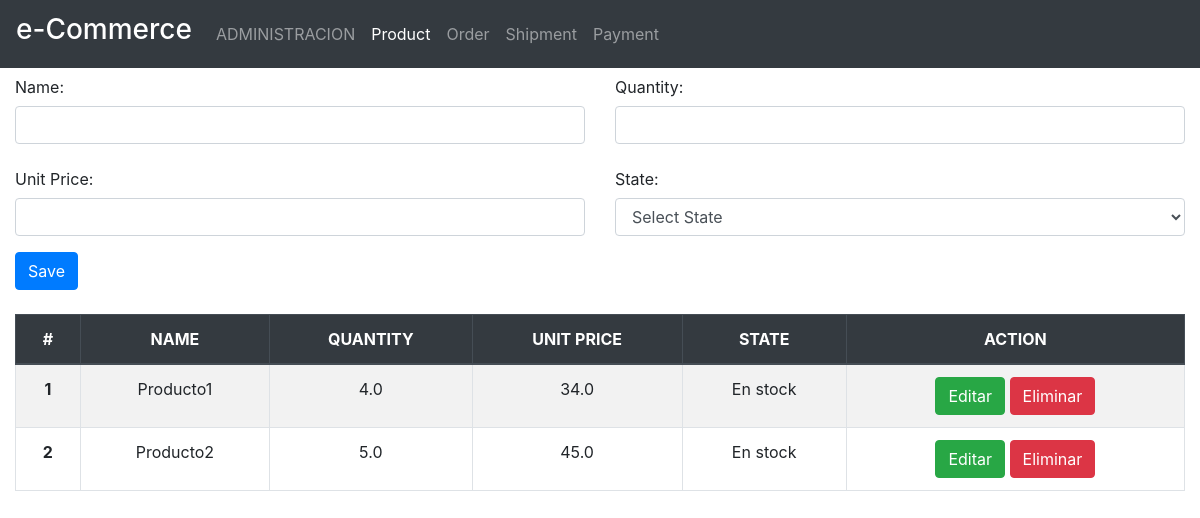
The page / on the database its author committed.
### ordermanagement/models.py (models this page shows, shortened)
class Product(models.Model):
    id = models.AutoField(primary_key = True)
    name = models.CharField(max_length=50)
    quantity = models.FloatField()
    unit_price = models.FloatField()
    state = models.ForeignKey(StateProduct, blank=False, on_delete=models.CASCADE)

### principal/models.py (models this page shows)
class StateProduct(models.Model):
    id = models.AutoField(primary_key = True)
    name = models.CharField(max_length=50)
    description = models.CharField(max_length=50)
    def __str__(self):
        return (self.name)

### ordermanagement/views.py (the view)
# urls.py: path('', ProductFormView),
def ProductFormView(request):
    if request.method == 'POST':
        context = {}
        form = ProductForm(request.POST)
        if ('name' in request.POST) or ('quantity' in request.POST):
            form.save()
            return HttpResponseRedirect('/product/')
        elif 'data' in request.POST:
            data=json.loads(request.POST['data'])
            if data:
                id = data['id']
                print(id)
                Product.objects.filter(id=id).delete()
            return HttpResponseRedirect('/product/')
        elif 'editar' in request.POST:
            data=json.loads(request.POST['editar'])
            id = data['id']
            fields = data['detalleArray']
            print('editar',fields)
            name = fields['name']
            quantity = fields['quantity']
            unit_price = fields['unit_price']
            state = fields['state']
            state = StateProduct.objects.filter(id=state).first()
            Product.objects.filter(id=id).update(name=name,quantity=quantity,unit_price=unit_price,state=state)
            return HttpResponseRedirect('/order/')
        else:
            return HttpResponseRedirect('/Error/')
    else:
            form = ProductForm()
            context ={'form': form,
            'products': Product.objects.all(),
            'states':StateProduct.objects.all(),
            }
    return render(request, "product.html", context)

### ordermanagement/forms.py
class ProductForm(forms.ModelForm):
    class Meta:
        model = Product
        fields = [
        'name',
        'quantity',
        'unit_price',
        'state'
        ]
        widgets = {
            'name': forms.TextInput(attrs={'class':'form-control', 'type':'text'}),
            'quantity' : forms.TextInput(attrs={'class':'form-control' , 'type':'number'}),
            'unit_price' : forms.TextInput(attrs={'class':'form-control', 'type':'number'}),
            'state'  : forms.Select(attrs={'class':'form-control'})
        }

### ordermanagement/templates/product.html (shortened to what this page needs)
{% extends 'base.html' %}
{% block clase %}active{% endblock %}
{% block content %}
<div class="container-fluid">
    <form action="{% url 'product' %}" method="POST" enctype="multipart/form-data">{% csrf_token %}
        <div class="row ">
            <div class="form-group col-md-6">
                <label for="desde-text" class="col-form-label">Name:</label>
                {{form.name}}
            </div>
            <div class="form-group col-md-6">
                <label for="message-text" class="col-form-label">Quantity:</label>
                {{form.quantity}}
            </div>
        </div>
        <div class="row">
            <div class="form-group col-md-6">
                <label for="desde-text" class="col-form-label">Unit Price:</label>
                {{form.unit_price}}
            </div>
            <div class="form-group col-md-6">
                <label for="desde-text" class="col-form-label">State:</label>
                <select class="form-control" name="state">
                    <option value="0">Select State</option>
                </select>
            </div>
        </div>
        <Button class="btn btn-primary" type="submit">Save</Button>
    </form>
    <div>
        <br>
        <table id="myTable" class="table table-hover table-striped  table-bordered text-center ancho">
            <thead class="thead-dark">
                <tr>
                    <th scope="col">#</th>
                    <th scope="col">NAME</th>
                    <th scope="col">QUANTITY</th>
                    <th scope="col">UNIT PRICE</th>
                    <th scope="col">STATE</th>
                    <th scope="col">ACTION</th>
                </tr>
            </thead>
            <tbody>
                {% for p in products %}
                <tr>
                    <th>{{ forloop.counter }}</th>
                    <td>{{ p.name }}</td>
                    <td>{{ p.quantity }}</td>
                    <td>{{ p.unit_price }}</td>
                    <td>{{ p.state }}</td>
                    <td><button type="button" class="btn btn-success " onclick="modalEditar(`{{p.id}}`)">Editar</button>
                        <button type="button" class="btn btn-danger"
                            onclick="advertenciaEliminar(`{{p.id}}`)">Eliminar</button>
                    </td>
                </tr>
                {% endfor %}
            </tbody>
        </table>
    </div>
</div>
{% endblock %}

### rows shown on the page
Product: name "Producto1", quantity "4.0", unit_price "34.0", state "En stock"
Product: name "Producto2", quantity "5.0", unit_price "45.0", state "En stock"
